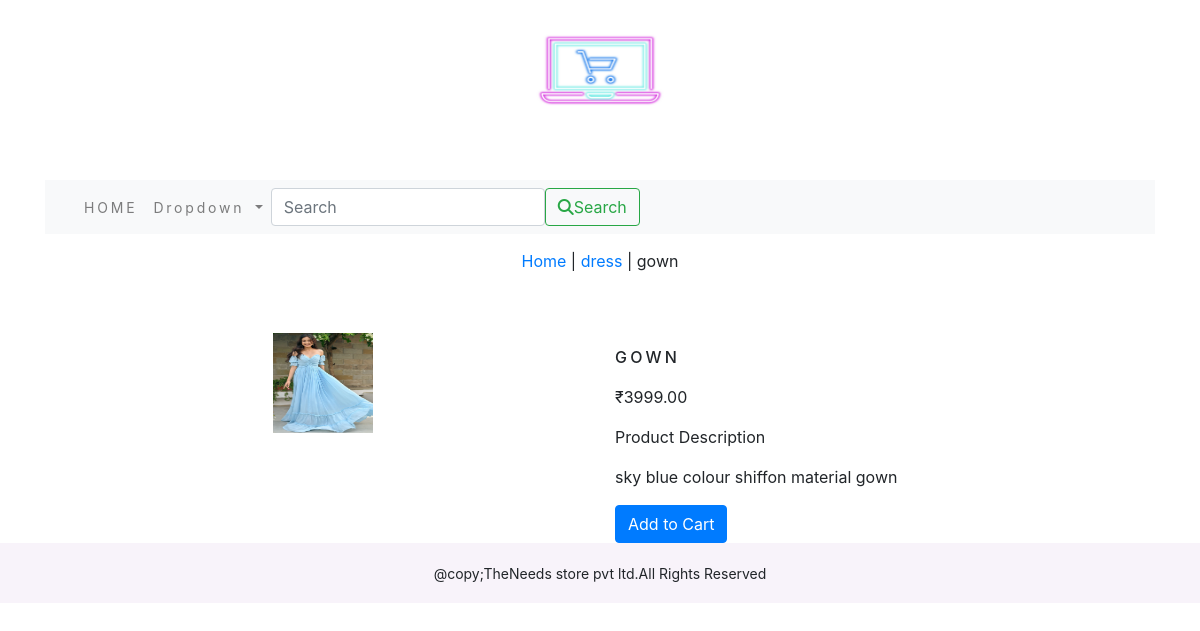
Page /dress/gown/ on the committed database.
### ecomapp/models.py (models this page shows, shortened)
class Product(models.Model):
    objects = None
    name = models.CharField(max_length=250, unique=True)
    slug = models.SlugField(max_length=250, unique=True)
    description = models.TextField(blank=True)
    price = models.DecimalField(max_digits=10, decimal_places=2)
    category = models.ForeignKey(Category, on_delete=models.CASCADE)
    image = models.ImageField(upload_to='product', blank=True)
    stock = models.IntegerField()
    available = models.BooleanField(default=True)
    created = models.DateTimeField(auto_now_add=True)
    updated = models.DateTimeField(auto_now=True)
    class Meta:
        ordering = ('name',)
        verbose_name = 'product'
        verbose_name_plural = 'products'

class Category(models.Model):
    objects = None
    name = models.CharField(max_length=250, unique=True)
    slug = models.SlugField(max_length=250, unique=True)
    description = models.TextField(blank=True)
    image = models.ImageField(upload_to='category', blank=True)
    class Meta:
        ordering = ('name',)
        verbose_name = 'category'
        verbose_name_plural = 'categories'
    def get_url(self):
        return reverse('ecomapp:products_by_category', args=[self.slug])
    def __str__(self):
        return '{}'.format(self.name)

### ecomapp/views.py (the view)
# urls.py: path('<slug:c_slug>/<slug:product_slug>/', views.prodDetail, name='prodDetail'),
def prodDetail(request, c_slug, product_slug):
    product = get_object_or_404(Product, category__slug=c_slug, slug=product_slug)
    return render(request, 'product.html', {'product': product})

### cart/context_processors.py (called while the page is built)
def counter(request):
    item_count = 0
    if 'admin' in request.path:
        return {}
    else:
        try:
            cart = Cart.objects.filter(cart_id=_cart_id(request))
            cart_items = CartItem.objects.all().filter(cart=cart[:1])
            for cart_items in cart_items:
                item_count += cart_items.quantity
        except Cart.DoesNotExist:
            item_count = 0
    return dict(item_count=item_count)

### cart/views.py (called while the page is built)
def _cart_id(request):
    cart_key = request.session.session_key
    if not cart_key:
        request.session.save()
        cart_key = request.session.session_key
    return cart_key

### ecomapp/context_processors.py (called while the page is built)
def menu_links(request):
    links = Category.objects.all()
    return dict(links=links)

### templates/product.html (shortened to what this page needs)
{% extends 'base.html' %}
{% load static %}
{% block content %}
<div class="row my_prod_row_class">
    <div class="mx-auto">
        <p><a href="{% url 'ecomapp:allProductCat' %}">Home</a> | <a href="{{product.category.get_url}}">{{product.category}}</a> | {{product.name}}</p>
    </div>
</div>
<div class="container">
<br>
<div class="row">
    <div class="col-12 col-sm-12 col-md-12 col-lg-6 text-center">
        <div style="min-width:18rem;">
            <img src="{{product.image.url}}" style="width:100px; height:100px;" alt="{{product.name}}">
        </div>
    </div>
        <div class="col-md-12 col-sm-12 col-md-12 col-lg-6">
            <div>
            <h1 class="my_prod_title">{{product.name}}</h1>
            <p>₹{{product.price}}</p>
            <p class="my_prod_desc">Product Description</p>
            <p class="text-justify my_prod_text">{{product.description}}</p>
            {% if product.stock <= 0 %}
            <p class="text-justify my_prod_text"><b>Out of Stock</b></p>
            {% else %}
            <a class="btn btn-primary" href="{% url 'cart:add_cart' product.id %}">Add to Cart</a>
            {% endif %}
        </div>
    </div>
</div>
</div>
{% endblock %}

### static/css/custom.css (style rules this page uses)
.my_prod_row_class { padding-top:15px; padding-bottom:20px; }
.my_prod_title { font-size:16px; text-transform:uppercase; letter-spacing:.2em; padding-top:15px; padding-bottom:10px; }
.my_prod_text { padding-right:20px; }

### rows in the picture
Product: category "dress", name "gown", image (picture), name "GOWN", price "3999.00", description "sky blue colour shiffon material gown"
